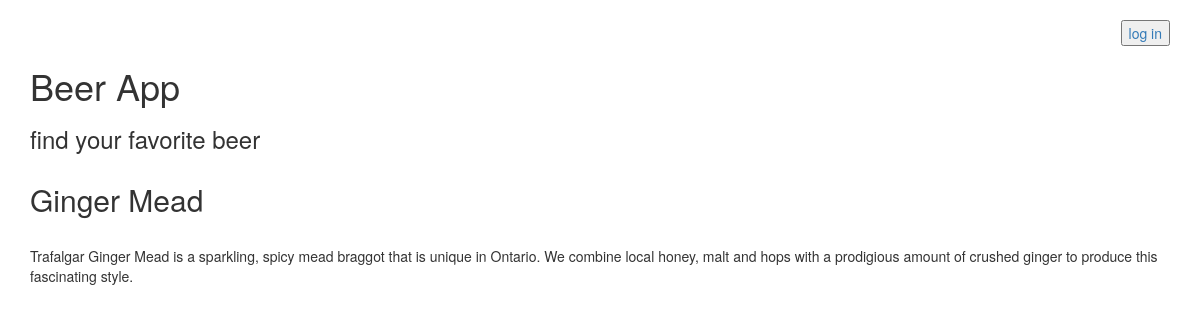
Page /catalog/3/10/ on the committed database.
### database_setup.py (models this page shows, shortened)
class Item(Base):
    __tablename__ = 'item'
    name = Column(String(80), nullable=False)
    id = Column(Integer, primary_key=True)
    description = Column(String(250))
    cat_id = Column(Integer, ForeignKey('category.id'))
    category = relationship(Category)
    user_id = Column(Integer, ForeignKey('user.id'))
    user = relationship(User)

### application.py (the view)
@app.route('/catalog/<category_id>/<item_id>/')
def itemDescription(item_id, category_id):
    item = session.query(Item).filter_by(id=item_id).one()
    if 'username' not in login_session:
        return render_template('publicitem.html', item=item)
    else:
        return render_template('item.html', item=item)

### templates/publicitem.html
{% extends "main.html" %}
{% block content %}
{% include 'publicheader.html' %}
      <div class="row">
        <div class="col-md-12">
          <h1>Beer App</h1>
          <h3>find your favorite beer</h3>
        </div>
      </div>
      <div class="row">
        <div class="col-md-12">
        </div>
      </div>
      <div class="row">
        <div class="col-md-12">
            <h2>{{item.name}}</h2>
            <br>{{item.description}}</br>
        </div>
      </div>
{% endblock %}

### static/styles.css (style rules this page uses)
html { font-family: sans-serif; -ms-text-size-adjust: 100%; -webkit-text-size-adjust: 100%; }
body { margin: 0; }
h1 { font-size: 2em; margin: 0.67em 0; }
* { -webkit-box-sizing: border-box; -moz-box-sizing: border-box; box-sizing: border-box; }
*:before, *:after { -webkit-box-sizing: border-box; -moz-box-sizing: border-box; box-sizing: border-box; }
html { font-size: 10px; -webkit-tap-highlight-color: rgba(0, 0, 0, 0); }
body { font-family: "Helvetica Neue", Helvetica, Arial, sans-serif; font-size: 14px; line-height: 1.42857143; color: #333333; background-color: #ffffff; }
h1, h2, h3, h4, h5, h6, .h1, .h2, .h3, .h4, .h5, .h6 { font-family: inherit; font-weight: 500; line-height: 1.1; color: inherit; }
h1, .h1, h2, .h2, h3, .h3 { margin-top: 20px; margin-bottom: 10px; }
h1, .h1 { font-size: 36px; }
h2, .h2 { font-size: 30px; }
h3, .h3 { font-size: 24px; }
.row { margin-left: -15px; margin-right: -15px; }
.col-xs-1, .col-sm-1, .col-md-1, .col-lg-1, .col-xs-2, .col-sm-2, .col-md-2, .col-lg-2, .col-xs-3, .col-sm-3, .col-md-3, .col-lg-3, .col-xs-4, .col-sm-4, .col-md-4, .col-lg-4, .col-xs-5, .col-sm-5, .col-md-5, .col-lg-5, .col-xs-6, .col-sm-6, .col-md-6, .col-lg-6, .col-xs-7, .col-sm-7, .col-md-7, .col-lg-7, .col-xs-8, .col-sm-8, .col-md-8, .col-lg-8, .col-xs-9, .col-sm-9, .col-md-9, .col-lg-9, .col-xs-10, .col-sm-10, .col-md-10, .col-lg-10, .col-xs-11, .col-sm-11, .col-md-11, .col-lg-11, .col-xs-12, .col-sm-12, .col-md-12, .col-lg-12 { position: relative; min-height: 1px; padding-left: 15px; padding-right: 15px; }
@media (min-width: 992px) { .col-md-1, .col-md-2, .col-md-3, .col-md-4, .col-md-5, .col-md-6, .col-md-7, .col-md-8, .col-md-9, .col-md-10, .col-md-11, .col-md-12 { float: left; } }
@media (min-width: 992px) { .col-md-12 { width: 100%; } }
.clearfix:before, .clearfix:after, .dl-horizontal dd:before, .dl-horizontal dd:after, .container:before, .container:after, .container-fluid:before, .container-fluid:after, .row:before, .row:after, .form-horizontal .form-group:before, .form-horizontal .form-group:after, .nav:before, .nav:after, .navbar:before, .navbar:after, .navbar-header:before, .navbar-header:after, .navbar-collapse:before, .navbar-collapse:after { content: " "; display: table; }
.clearfix:after, .dl-horizontal dd:after, .container:after, .container-fluid:after, .row:after, .form-horizontal .form-group:after, .nav:after, .navbar:after, .navbar-header:after, .navbar-collapse:after { clear: both; }

### rows in the picture
Item: name "Ginger Mead", description "Trafalgar Ginger Mead is a sparkling, spicy mead braggot that is unique in Ontario. We combine local honey, malt and hops with a prodigious amount of crushed ginger to produce this fascinating style."
